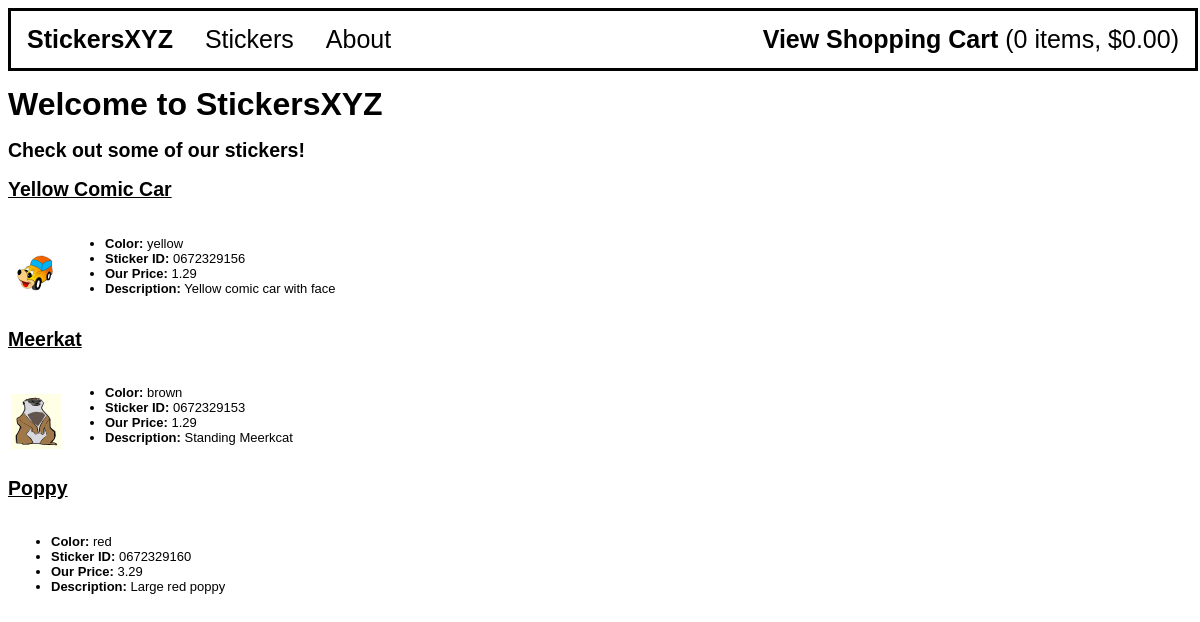
The page / on the database its author committed.
### tables this page shows
create table stickers 
(
   stickerID char(13) not null primary key,
   color char(80),
   title char(100),
   catid int unsigned,
   price float(4,2) not null,
   description varchar(255)
);

### output_fns.php (the view, shortened to what this page needs)
<?php
function do_html_header($title = '') {
?>
  <DOCTYPE! html>
  <html lang= "en">
  <head>
    <link rel="stylesheet" href="styles.css">
  </head>
  <body>
  <ul class="nav">
    <li><a href="index.php"><strong>StickersXYZ</strong></a></li>
    <li class="dropdown">
      <a href="javascript:void(0)" class="dropbtn">Stickers</a>
    </li>
    <li><a href="about.php">About</a></li>
    <li id="shoppingcart">
      <?php
        echo "<a href=\"show_cart.php\"><strong>View Shopping Cart
        </strong>(".$_SESSION['items']." items, $".number_format($_SESSION['total_price'],2).")</a>";
      ?>
    </li>
  </ul>
<?php
  if($title) {
    do_html_heading($title);
  }
}
function do_html_footer() {
?>
  </body>
  </html>
<?php
}
function do_html_heading($heading) {
?>
  <h1><?php echo $heading; ?></h1>
<?php
}
?>
<?php
function do_html_URL($url, $name) {
?>
  <a href="<?php echo $url; ?>"><?php echo $name; ?></a><br />
<?php
}
function display_sticker_details($sticker) {
  if (is_array($sticker)) {
    echo "<table><tr>";
    if (@file_exists("images/".$sticker['stickerID'].".svg")) {
    echo "<td><img src=\"images/".$sticker['stickerID'].".svg\"
                height=\"55\" width=\"50\"
                style=\"border: 1px\"/></td>";
    }
    echo "<td><ul>";
    echo "<li><strong>Color:</strong> ";
    echo $sticker['color'];
    echo "</li><li><strong>Sticker ID:</strong> ";
    echo $sticker['stickerID'];
    echo "</li><li><strong>Our Price:</strong> ";
    echo number_format($sticker['price'], 2);
    echo "</li><li><strong>Description:</strong> ";
    echo $sticker['description'];
    echo "</li></ul></td></tr></table>";
  } else {
    echo "<p>The details of this sticker cannot be displayed at this time.</p>";
  }
}
?>
<?php
function random_sticker() {
  $conn = db_connect();
  $query = "select * from stickers order by rand() limit 3;";
  $result = $conn->query($query);
  if (!$result) {
    echo "<p>Database access failed</p>";
  } else {
    for ($i = 0; $i < 3; $i++) {
      $sticker = $result->fetch_array();
      $url = "show_sticker.php?stickerID=".$sticker['stickerID'];
      $title = $sticker['title'];
      echo "<h2>";
      do_html_url($url, $title);
      echo "</h2>";
      echo "<br>";
      display_sticker_details($sticker);
    }
  }
}
?>

### index.php (shortened to what this page needs)
<?php
  do_html_header("Welcome to StickersXYZ");
  echo "<h2>Check out some of our stickers!</h2>";
  random_sticker();
  do_html_footer();
?>

### styles.css (style rules this page uses)
h1 { font-family: Arial, Helvetica, sans-serif; font-size: 32px; color: black;margin: 15px 0px 0px 0px; }
body { font-family: Arial, Helvetica, sans-serif; font-size: 13px; }
li, td { font-family: Arial, Helvetica, sans-serif; font-size: 13px; }
a { color: #000000; }
ul.nav { list-style-type: none; margin: 0; padding: 0; overflow: hidden; width: 100%; background-color: white; border-style: solid; }
ul.nav > li { float: left; font-size: 25px; }
ul.nav > li#shoppingcart { float: right; }
ul.nav a, .dropbtn { display: block; background-color: white; text-align: center; padding: 14px 16px; text-decoration: none; }
li.dropdown { display: inline-block; }

### rows shown on the page
stickers: title "Yellow Comic Car", stickerID (picture), color "yellow", stickerID "0672329156", price "1.29", description "Yellow comic car with face"
stickers: title "Meerkat", stickerID (picture), color "brown", stickerID "0672329153", price "1.29", description "Standing Meerkcat"
stickers: title "Poppy", color "red", stickerID "0672329160", price "3.29", description "Large red poppy"

### other values the page prints
$_SESSION['items'] "0"
$_SESSION['total_price'] "0.00"
$heading "Welcome to StickersXYZ"
